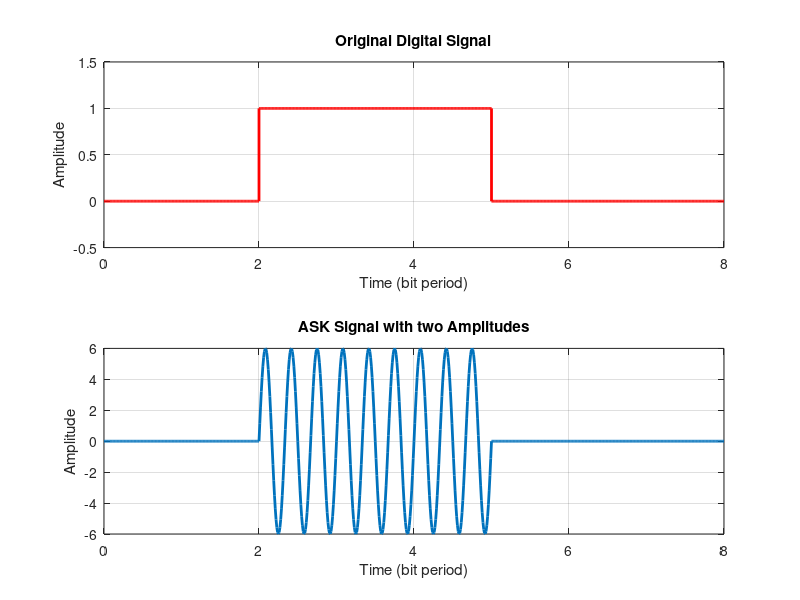

Here is the MATLAB script that generated this plot:
% MATLAB Script for a Binary ASK with two Amplitude Levels
format long;
% Clear all variables and close all figures
clear all;
close all;
% The number of bits to send - Frame Length
N = 8;
% Generate a random bit stream
bit_stream = round(rand(1,N));
% Enter the two Amplitudes
% Amplitude for 0 bit
A1 = 0; 
% Amplitude for 1 bit
A2 = 6;
% Frequency of Modulating Signal
f = 3;
% Sampling rate - This will define the resoultion
fs = 100;
% Time for one bit
t = 0: 1/fs : 1;
% This time variable is just for plot
time = [];
BASK_signal = [];
Digital_signal = [];
for ii = 1: 1: length(bit_stream)
    
    % The FSK Signal
    BASK_signal = [BASK_signal (bit_stream(ii)==0)*A1*sin(2*pi*f*t)+...
        (bit_stream(ii)==1)*A2*sin(2*pi*f*t)];
    
    % The Original Digital Signal
    Digital_signal = [Digital_signal (bit_stream(ii)==0)*...
        zeros(1,length(t)) + (bit_stream(ii)==1)*ones(1,length(t))];
    
    time = [time t];
    t =  t + 1;
   
end
% Plot the ASK Signal
subplot(2,1,2);
plot(time,BASK_signal,'LineWidth',2);
xlabel('Time (bit period)');
ylabel('Amplitude');
title('ASK Signal with two Amplitudes');
%axis([0 time(end) 1.5 1.5]);
grid  on;
% Plot the Original Digital Signal
subplot(2,1,1);
plot(time,Digital_signal,'r','LineWidth',2);
xlabel('Time (bit period)');
ylabel('Amplitude');
title('Original Digital Signal');
axis([0 time(end) -0.5 1.5]);
grid on;